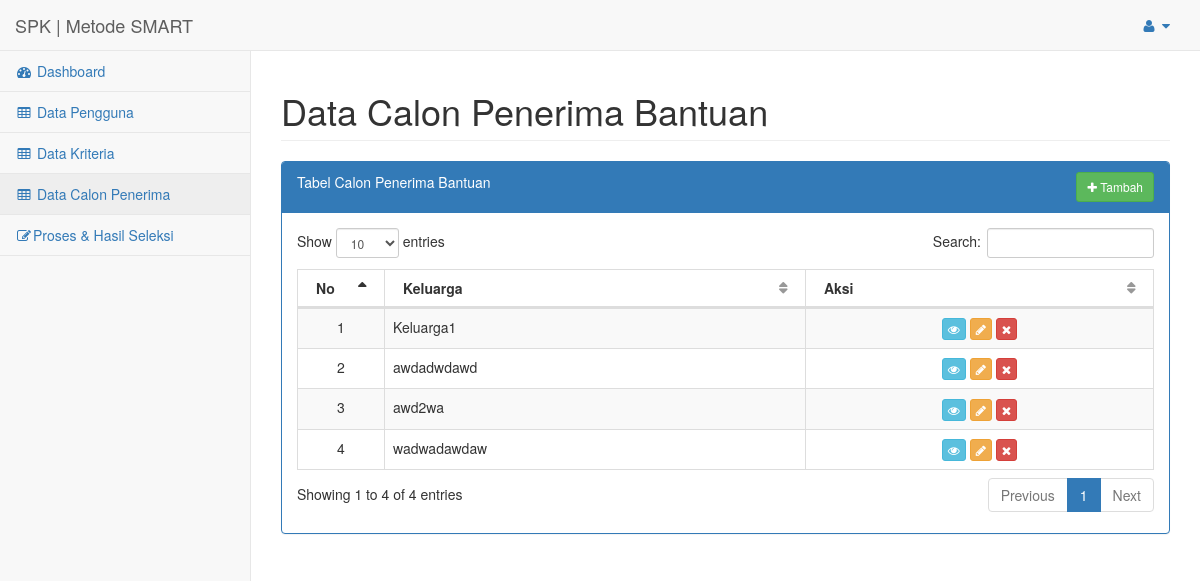
Before: /index.php?url=data_calon (signed in) with the older database file.
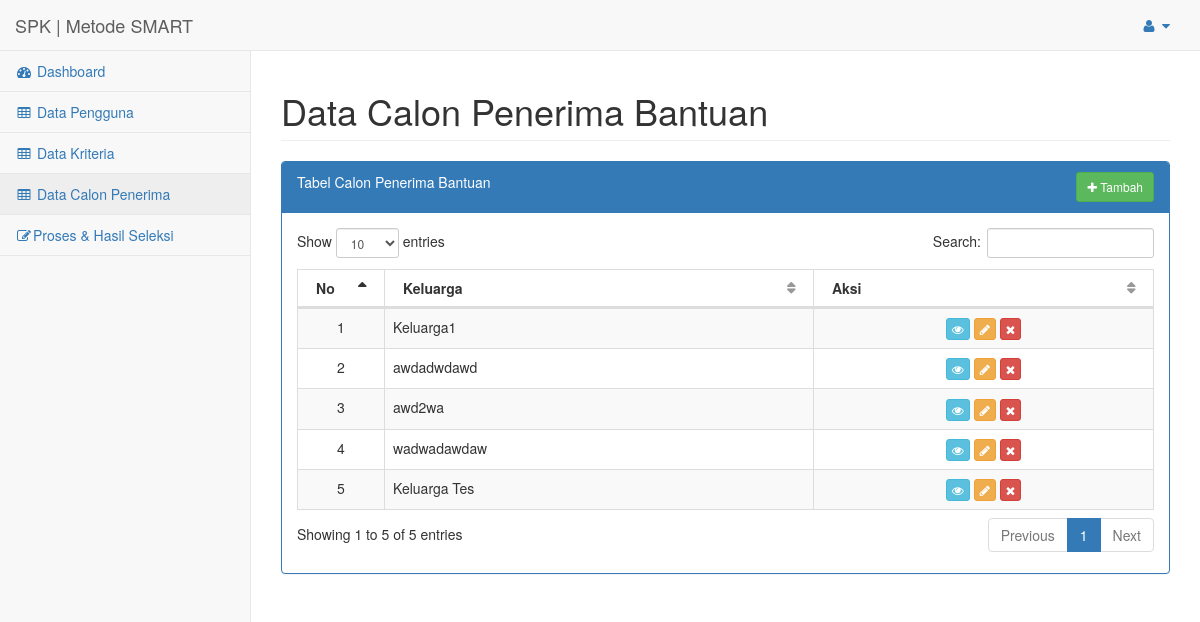
After: the same page with the newer database file.
### tables this page shows
CREATE TABLE `calon` (
  `id` int(11) NOT NULL AUTO_INCREMENT,
  `keluarga` varchar(255) NOT NULL,
  `nama` varchar(255) NOT NULL,
  `submit_by` int(11) DEFAULT 1,
  PRIMARY KEY (`id`),
  KEY `submit_by` (`submit_by`),
  CONSTRAINT `calon_ibfk_1` FOREIGN KEY (`submit_by`) REFERENCES `pengguna` (`id`) ON DELETE SET NULL ON UPDATE CASCADE
);

### config/routes.php (called while the page is built, shortened)
<?php
$include = [];
if(isset($_GET['url'])){
	switch ($_GET['url']) {
		case 'data_calon':
			$include[] = 'halaman/calon/index.php';
			break;
	}
}else{
	$include[] = 'halaman/dashboard.php';
}
?>

### config/calon/load_data.php (called while the page is built)
<?php
include 'config/koneksi.php';
$hasil = mysqli_query($koneksi, "SELECT * FROM CALON");
while ($data = mysqli_fetch_assoc($hasil)) {
	$datas[] = $data;
}

### halaman/calon/index.php (the view)
<div id="page-wrapper">
    <div class="row">
        <div class="col-lg-12">
            <h1 class="page-header">Data Calon Penerima Bantuan</h1>
        </div>
    </div>
    <div class="row">
        <div class="col-lg-12">
            <div class="panel panel-primary">
                <div class="panel-heading" style="padding-bottom: 20px">
                    <div>
                        Tabel Calon Penerima Bantuan
                    <?php if ($_SESSION['level']=='superadmin'): ?>
                    <a href="index.php?url=data_calon_tambah" class="btn btn-sm btn-success" style="float: right;"><i class="fa fa-plus"></i> Tambah</a>
                    <?php endif ?>
                    </div>
                </div>
                <div class="panel-body">
                    <div class="dataTable_wrapper">
                        <table width="100%" class="table table-striped table-bordered table-hover" id="dataTables-example">
                            <thead>
                                <tr>
                                    <th width="50">No</th>
                                    <th>Keluarga</th>
                                    <th>Aksi</th>
                                </tr>
                            </thead>
                            <tbody>
                            <?php $x=1; ?>
                            <?php if(isset($datas)): ?>
                                <?php foreach($datas as $data): ?>
                                <tr>
                                    <td align="center"><?php echo $x++; ?></td>
                                    <td><?php echo $data['keluarga']; ?></td>
                                    <td align="center">
                                        <a href="index.php?url=data_calon_lihat&id=<?php echo $data['id'] ?>" class="btn btn-xs btn-info" title="Lihat">
                                            <i class="fa fa-eye"></i>
                                        </a>
                                        <?php if ($_SESSION['level']=='superadmin'): ?>
                                        <a href="index.php?url=data_calon_ubah&id=<?php echo $data['id'] ?>" class="btn btn-xs btn-warning" title="Ubah">
                                            <i class="fa fa-pencil"></i>
                                        </a>
                                        <a href="config/calon/proses_hapus.php?&id=<?php echo $data['id'] ?>" class="btn btn-xs btn-danger" title="Hapus" onclick="return confirm('Apakah anda yakin ingin menghapus?')" >
                                            <i class="fa fa-remove"></i>
                                        </a>
                                        <?php endif ?>
                                    </td>
                                </tr>
                            <?php endforeach; ?>
                            <?php endif; ?>
                            </tbody>
                        </table>
                    </div>
                </div>
            </div>
        </div>
    </div>
</div>

### halaman/header.php (shortened to what this page needs)
<!DOCTYPE html>
<html lang="en">
<head>
    <link href="asset/bower_components/bootstrap/dist/css/bootstrap.min.css" rel="stylesheet">
    <link href="asset/bower_components/metisMenu/dist/metisMenu.min.css" rel="stylesheet">
    <link href="asset/bower_components/datatables-plugins/integration/bootstrap/3/dataTables.bootstrap.css" rel="stylesheet">
    <link href="asset/dist/css/sb-admin-2.css" rel="stylesheet">
    <link href="asset/bower_components/font-awesome/css/font-awesome.min.css" rel="stylesheet" type="text/css">
</head>
<body>
    <div id="wrapper">
        <nav class="navbar navbar-default navbar-static-top" role="navigation" style="margin-bottom: 0">
            <div class="navbar-header">
                <a class="navbar-brand" href="index.php?url=dashboard">SPK | Metode SMART</a>
            </div>
            <ul class="nav navbar-top-links navbar-right">
                <li class="dropdown">
                    <a class="dropdown-toggle" data-toggle="dropdown" href="#">
                        <i class="fa fa-user fa-fw"></i>  <i class="fa fa-caret-down"></i>
                    </a>
                </li>
            </ul
            <div class="navbar-default sidebar" role="navigation">
                <div class="sidebar-nav navbar-collapse">
                    <ul class="nav" id="side-menu">
                        <li>
                            <a href="index.php?url=dashboard"><i class="fa fa-dashboard fa-fw"></i> Dashboard</a>
                        </li>
                        <?php if ($_SESSION['level']=='superadmin'): ?>
                            <li>
                            <a href="index.php?url=data_pengguna"><i class="fa fa-table fa-fw"></i> Data Pengguna</a>
                        </li>
                        <?php endif ?>
                        <li>
                            <a href="index.php?url=data_kriteria"><i class="fa fa-table fa-fw"></i> Data Kriteria</a>
                        </li>
                        <li>
                            <a href="index.php?url=data_calon"><i class="fa fa-table fa-fw"></i> Data Calon Penerima</a>
                        </li>
                        <li>
                            <a href="index.php?url=proses_seleksi"><i class="fa fa-edit fa-fw"></i>Proses & Hasil Seleksi</a>
                        </li>
                    </ul>
                </div>
            </div>
        </nav>

### index.php (shortened to what this page needs)
<?php
include 'config/routes.php';
 include 'halaman/header.php';
foreach ($req as $key => $value) {
	require_once $value;
}
foreach ($include as $key => $value) {
	require_once $value;
}
include 'halaman/footer.php';
?>

### halaman/footer.php (shortened to what this page needs)
    </div>
</body>
</html>

Changed rows visible on the page:
added calon: keluarga "Keluarga Tes"
Other visible differences:
text written by a page script: "Show entries Search: Showing 1 to 4 of 4 entries Previous 1 Next" → "Show entries Search: Showing 1 to 5 of 5 entries Previous 1 Next"
